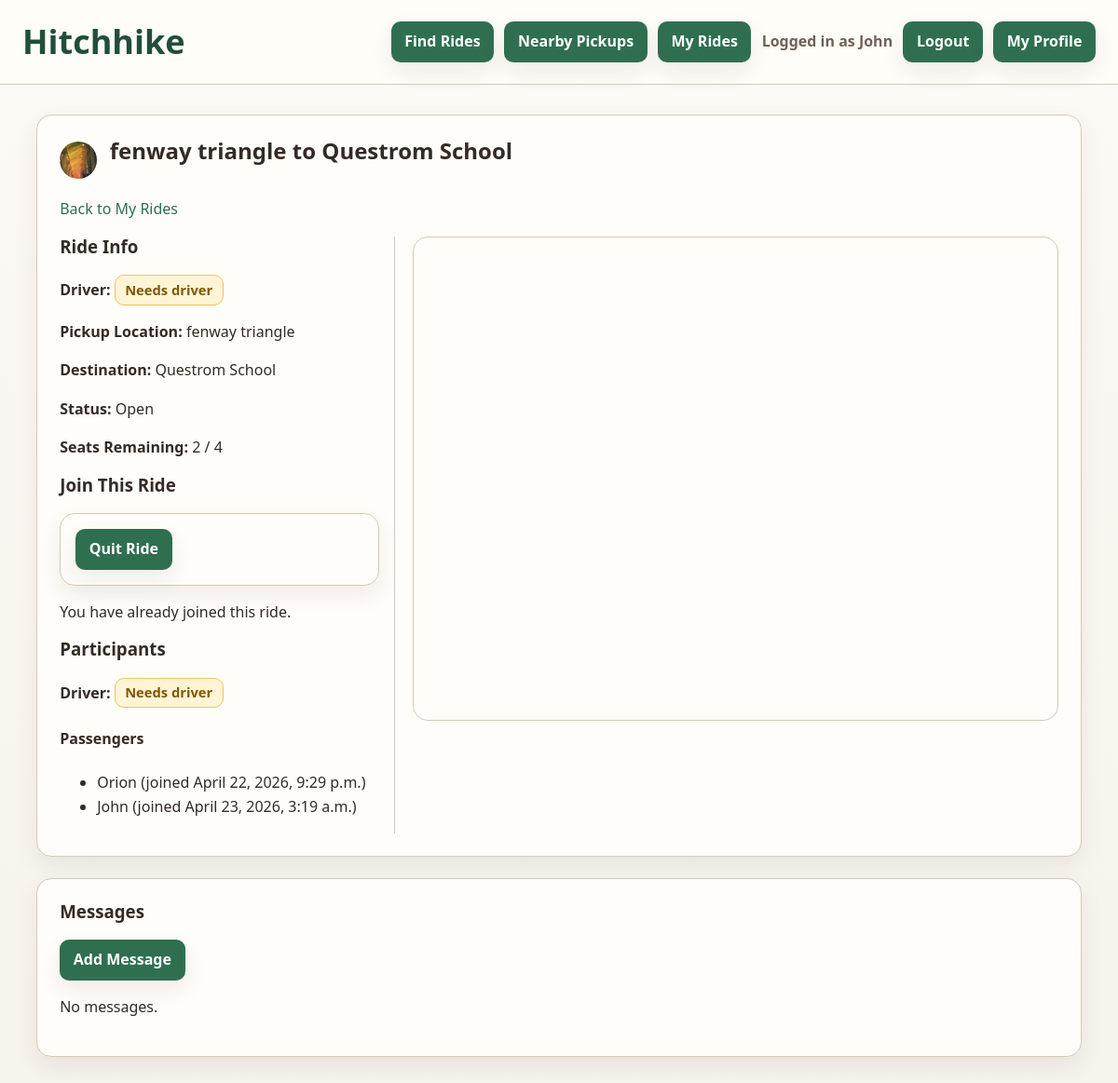
/campus_pickup/rides/24/ (signed in), run on an earlier commit of the app's database.
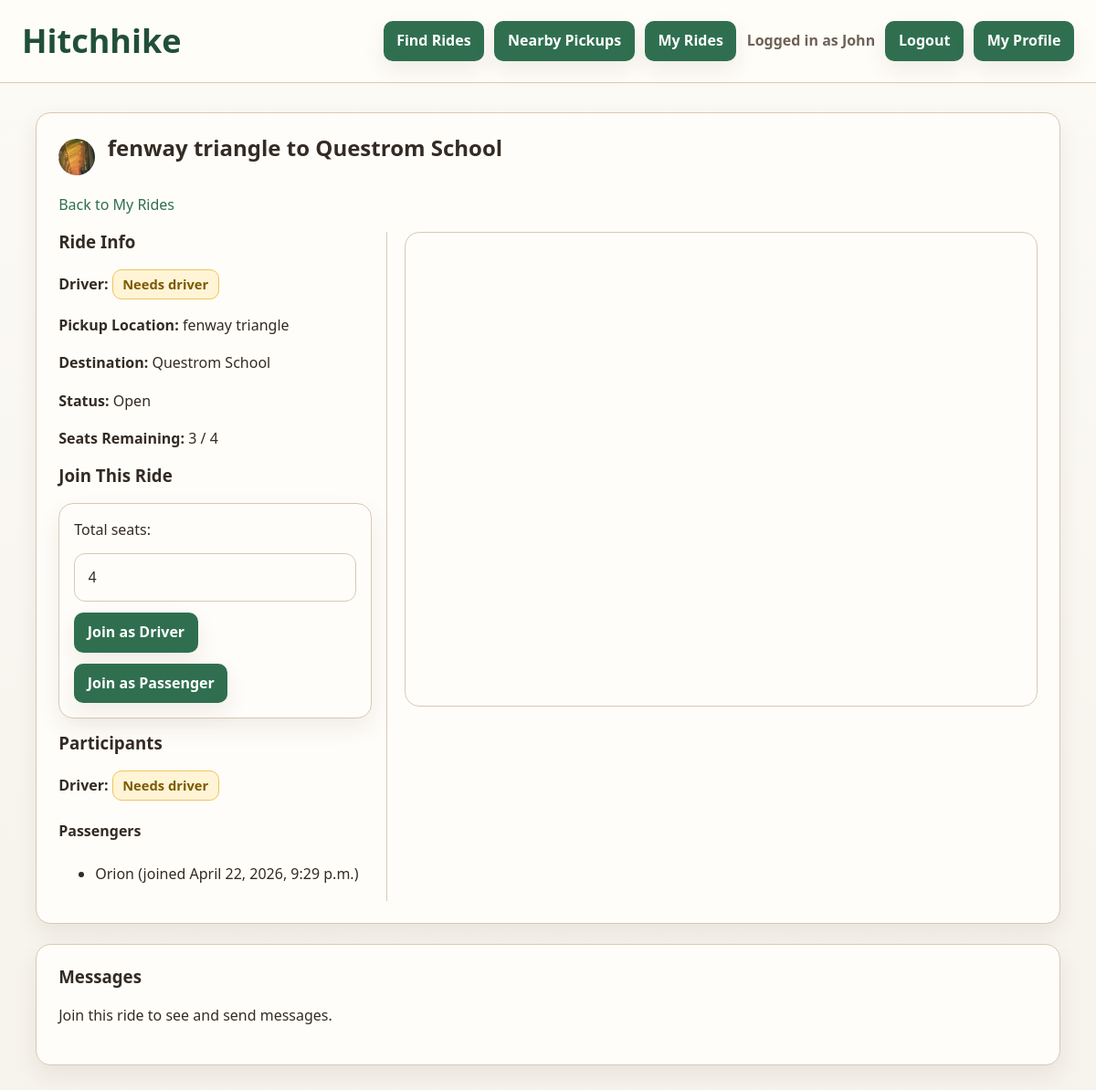
And on a later commit of the database.
### campus_pickup/models.py (models this page shows, shortened)
class Ride(models.Model):
    STATUS_CHOICES = [
        ("open", "Open"),
        ("accepted", "Accepted"),
        ("full", "Full"),
        ("completed", "Completed"),
        ("cancelled", "Cancelled"),
    ]
    creator = models.ForeignKey(
        Profile,
        on_delete=models.CASCADE,
        related_name="created_rides"
    )
    driver = models.ForeignKey(
        Profile,
        on_delete=models.SET_NULL,
        null=True,
        blank=True,
        related_name="driving_rides"
    )
    pickup_location = models.TextField(blank=False)
    destination = models.TextField(blank=False)
    pickup_latitude = models.FloatField(null=True, blank=True)
    pickup_longitude = models.FloatField(null=True, blank=True)
    destination_latitude = models.FloatField(null=True, blank=True)
    destination_longitude = models.FloatField(null=True, blank=True)
    status = models.CharField(
        max_length=20,
        choices=STATUS_CHOICES,
        default="open"
    )
    seat_capacity = models.IntegerField(default=4)
    created_at = models.DateTimeField(auto_now_add=True)
    def seats_taken(self):
        passenger_ids = set(
            RideParticipant.objects.filter(ride=self).values_list("passenger_id", flat=True)
        )
        occupied = len(passenger_ids)
        if self.driver and self.driver_id not in passenger_ids:
            occupied += 1
        return occupied
    def seats_remaining(self):
        return max(self.seat_capacity - self.seats_taken(), 0)

class RideParticipant(models.Model):
    ride = models.ForeignKey(Ride, on_delete=models.CASCADE)
    passenger = models.ForeignKey(Profile, on_delete=models.CASCADE)
    joined_at = models.DateTimeField(auto_now_add=True)

class Profile(models.Model):
    user = models.ForeignKey(User, on_delete=models.CASCADE)
    display_name = models.TextField(blank=False)
    bio_text = models.TextField(blank=True)
    profile_image_url = models.ImageField(
        "profile image",
        upload_to="campus_pickup/profile_images/",
        blank=True,
    )
    join_date = models.DateTimeField(auto_now_add=True)

### campus_pickup/views.py (the view)
# urls.py: path("rides/<int:pk>/", views.RideDetailView.as_view(), name="ride_detail"),
class RideDetailView(ProfileRequiredMixin, DetailView):
    model = Ride
    template_name = "campus_pickup/ride_detail.html"
    context_object_name = "ride"
    def get_context_data(self, **kwargs):
        context = super().get_context_data(**kwargs)
        context["participants"] = RideParticipant.objects.filter(ride=self.object).select_related(
            "passenger")
        context["messages"] = RideMessage.objects.filter(ride=self.object).select_related(
            "sender").order_by("-timestamp")
        context["google_maps_api_key"] = settings.GOOGLE_MAPS_API_KEY
        my_profile = None
        already_joined = False
        if self.request.user.is_authenticated:
            my_profile = Profile.objects.filter(user=self.request.user).first()
            already_joined = RideParticipant.objects.filter(
                ride=self.object,
                passenger=my_profile,).exists() if my_profile else False
        context["my_profile"] = my_profile
        context["already_joined"] = already_joined
        context["can_join_as_driver"] = (
            my_profile is not None
            and not already_joined
            and self.object.creator != my_profile
            and self.object.driver is None
        )
        context["can_join_as_passenger"] = (
            my_profile is not None
            and not already_joined
            and self.object.creator != my_profile
            and self.object.driver != my_profile
            and self.object.seats_remaining() > 0
            and (self.object.driver is not None or self.object.seats_remaining() > 1)
        )
        context["can_join"] = (
            context["can_join_as_driver"] or context["can_join_as_passenger"]
        )
        context["can_quit"] = (
            my_profile is not None
            and self.object.creator != my_profile
            and (already_joined or self.object.driver == my_profile)
            and self.object.status != "completed"
        )
        context["can_complete"] = (
            my_profile is not None
            and self.object.driver == my_profile
            and self.object.status != "completed"
        )
        context["can_view_messages"] = (
            already_joined
            or self.object.creator == my_profile
            or self.object.driver == my_profile
        )
        return context

### campus_pickup/templates/campus_pickup/ride_detail.html (shortened to what the changed rows need)
{% extends "campus_pickup/base.html" %}
{% block content %}
<section class="panel">
    <div class="page-title">
        {% if my_profile.profile_image_url %}
        <img
            class="profile-avatar title-avatar"
            src="{{ my_profile.profile_image_url.url }}"
            alt="{{ my_profile.display_name }}"
        >
        {% endif %}
        <h2>{{ ride.pickup_location }} to {{ ride.destination }}</h2>
    </div>
    <div class="ride-detail-layout">
        <div class="ride-detail-left">
            <h3>Ride Info</h3>
            <p>
                <strong>Driver:</strong>
                {% if ride.driver %}
                {{ ride.driver.display_name }}
                {% else %}
                <span class="need-driver">Needs driver</span>
                {% endif %}
            </p>
            <p><strong>Pickup Location:</strong> {{ ride.pickup_location }}</p>
            <p><strong>Destination:</strong> {{ ride.destination }}</p>
            <p><strong>Status:</strong> {{ ride.get_status_display }}</p>
            <p><strong>Seats Remaining:</strong> {{ ride.seats_remaining }} / {{ ride.seat_capacity }}</p>
            <h3>Join This Ride</h3>
            {% if can_quit %}
            <form method="post" action="{% url 'campus_pickup:quit_ride' ride.pk %}" class="filters">
                <button type="submit">Quit Ride</button>
            </form>
            {% endif %}
            {% if can_join %}
            <form method="post" action="{% url 'campus_pickup:join_ride' ride.pk %}" class="filters">
                {% if can_join_as_driver %}
                <label for="driver_seat_capacity">Total seats:</label>
                <input
                    id="driver_seat_capacity"
                    name="seat_capacity"
                    type="number"
                    min="{{ ride.seats_taken }}"
                    value="{{ ride.seat_capacity }}"
                >
                <button type="submit" name="join_role" value="driver">
                    Join as Driver
                </button>
                {% endif %}
                {% if can_join_as_passenger %}
                <button type="submit" name="join_role" value="passenger">
                    Join as Passenger
                </button>
                {% endif %}
            </form>
            {% elif already_joined %}
            <p>You have already joined this ride.</p>
            {% elif not user.is_authenticated %}
            <p><a href="{% url 'campus_pickup:login' %}?next={{ request.path }}">Log in</a> to join this ride.</p>
            {% elif not my_profile %}
            <p><a href="{% url 'campus_pickup:profile_create' %}">Create a profile</a> before joining rides.</p>
            {% elif ride.seats_remaining > 0 %}
            <p>Your profile cannot join it right now.</p>
            {% else %}
            <p>This ride is full. No more passengers can join.</p>
            {% endif %}
            <h3>Participants</h3>
            <p>
                <strong>Driver:</strong>
                {% if ride.driver %}
                {{ ride.driver.display_name }}
                {% else %}
                <span class="need-driver">Needs driver</span>
                {% endif %}
            </p>
            <h4>Passengers</h4>
            {% if participants %}
            <ul>
                {% for p in participants %}
                {% if p.passenger != ride.driver %}
                <li>
                    {{ p.passenger.display_name }}
                    (joined {{ p.joined_at }})
                </li>
                {% endif %}
                {% endfor %}
            </ul>
            {% else %}
            <p>No passengers have joined yet.</p>
            {% endif %}
        </div>
    </div>
</section>
<section class="panel">
    <h3>Messages</h3>
    {% if can_view_messages %}
    <p>
        <a class="button-link" href="{% url 'campus_pickup:ride_message_create' ride.pk %}">
            Add Message
        </a>
    </p>
    <ul class="message-list">
        {% for m in messages %}
        <li class="message-row">
            {% if m.sender.profile_image_url %}
            <img
                class="profile-avatar message-avatar"
                src="{{ m.sender.profile_image_url.url }}"
                alt="{{ m.sender.display_name }}"
            >
            {% else %}
            <span class="message-avatar message-avatar-fallback">
                {{ m.sender.display_name|first }}
            </span>
            {% endif %}
            <span>
                <a href="{% url 'campus_pickup:message_detail' m.pk %}">
                    {{ m.sender.display_name }}
                </a>
                : {{ m.text }} ({{ m.timestamp }})
            </span>
        </li>
        {% empty %}
        <li>No messages.</li>
        {% endfor %}
    </ul>
    {% else %}
    <p>Join this ride to see and send messages.</p>
    {% endif %}
</section>
{% endblock %}

What changed in the data, as far as the page shows it:
removed RideParticipant: passenger.display_name "John", joined_at "April 23, 2026, 3:19 a.m."
shown differently, row unchanged: Ride "fenway triangle": seats_remaining "2" → "3"; seat_capacity (not shown) → "4"
Also different on the page:
text no longer shown: "Quit Ride You have already joined this ride. Add Message No messages."
text now shown: "Total seats: Join as Driver Join as Passenger Join this ride to see and send messages."
